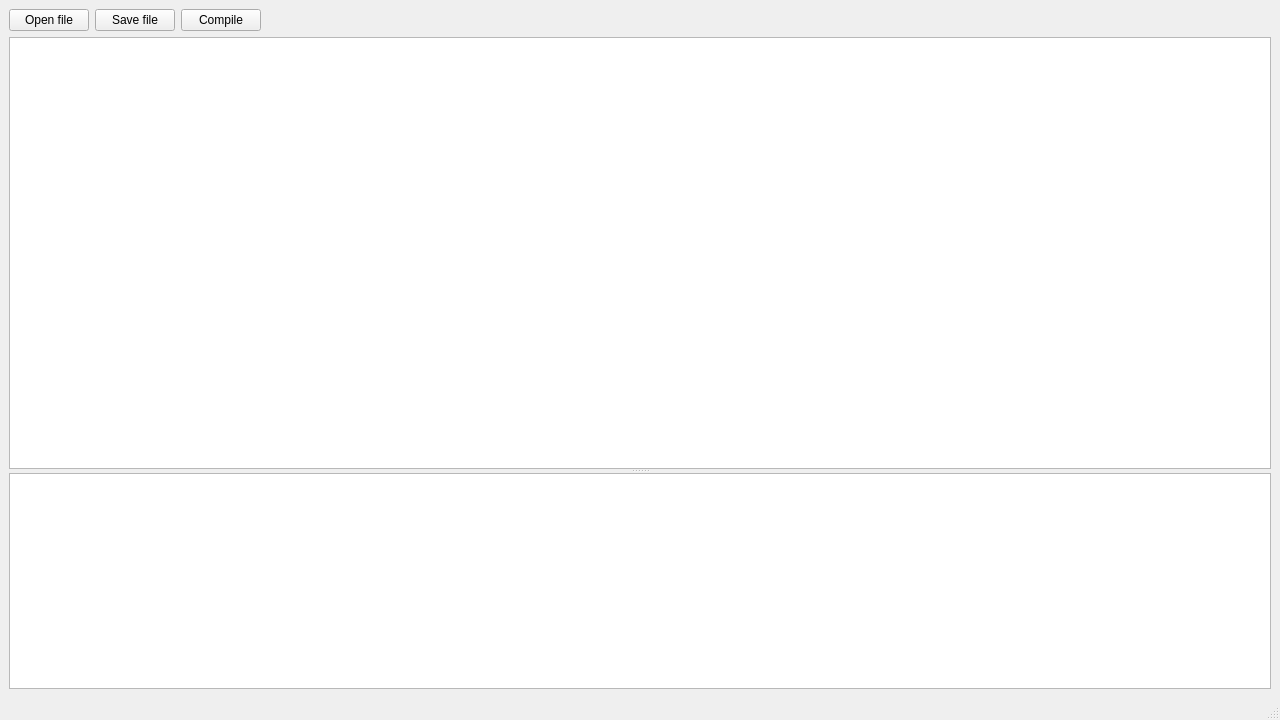
<?xml version="1.0" encoding="UTF-8"?>
<ui version="4.0">
 <class>MainWindow</class>
 <widget class="QMainWindow" name="MainWindow">
  <property name="geometry">
   <rect>
    <x>0</x>
    <y>0</y>
    <width>1280</width>
    <height>720</height>
   </rect>
  </property>
  <property name="windowTitle">
   <string>DodeFast IDE</string>
  </property>
  <widget class="QWidget" name="centralwidget">
   <property name="styleSheet">
    <string notr="true"/>
   </property>
   <layout class="QGridLayout" name="gridLayout">
    <item row="0" column="0">
     <layout class="QVBoxLayout" name="verticalLayout">
      <item>
       <layout class="QHBoxLayout" name="horizontalLayout">
        <item>
         <widget class="QPushButton" name="openBtn">
          <property name="text">
           <string>Open file</string>
          </property>
         </widget>
        </item>
        <item>
         <widget class="QPushButton" name="saveBtn">
          <property name="text">
           <string>Save file</string>
          </property>
         </widget>
        </item>
        <item>
         <widget class="QPushButton" name="compileBtn">
          <property name="text">
           <string>Compile</string>
          </property>
         </widget>
        </item>
        <item>
         <spacer name="horizontalSpacer">
          <property name="orientation">
           <enum>Qt::Horizontal</enum>
          </property>
          <property name="sizeHint" stdset="0">
           <size>
            <width>40</width>
            <height>20</height>
           </size>
          </property>
         </spacer>
        </item>
       </layout>
      </item>
      <item>
       <widget class="QSplitter" name="splitter">
        <property name="orientation">
         <enum>Qt::Vertical</enum>
        </property>
        <widget class="QPlainTextEdit" name="editorText">
         <property name="sizePolicy">
          <sizepolicy hsizetype="Expanding" vsizetype="Expanding">
           <horstretch>0</horstretch>
           <verstretch>2</verstretch>
          </sizepolicy>
         </property>
        </widget>
        <widget class="QTextEdit" name="consoleText">
         <property name="sizePolicy">
          <sizepolicy hsizetype="Expanding" vsizetype="Expanding">
           <horstretch>0</horstretch>
           <verstretch>1</verstretch>
          </sizepolicy>
         </property>
        </widget>
       </widget>
      </item>
     </layout>
    </item>
   </layout>
  </widget>
  <widget class="QStatusBar" name="statusbar"/>
 </widget>
 <resources/>
 <connections/>
</ui>
